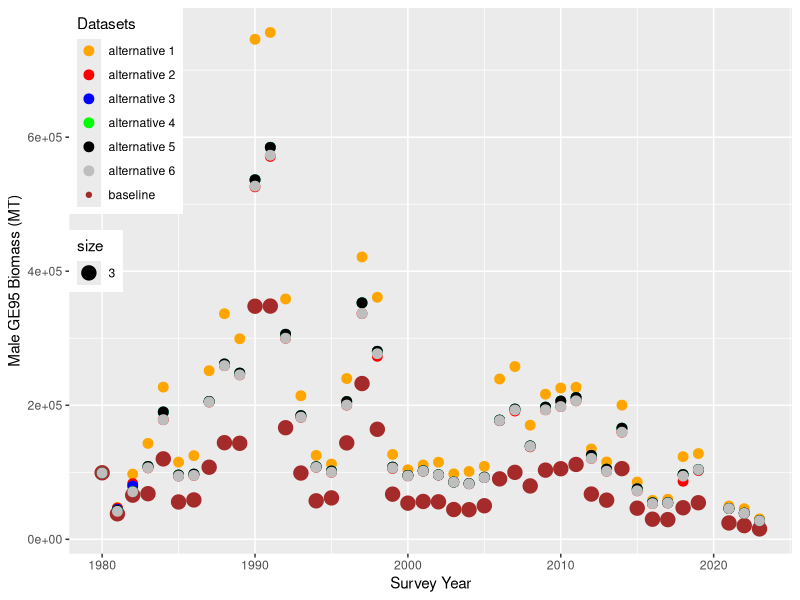
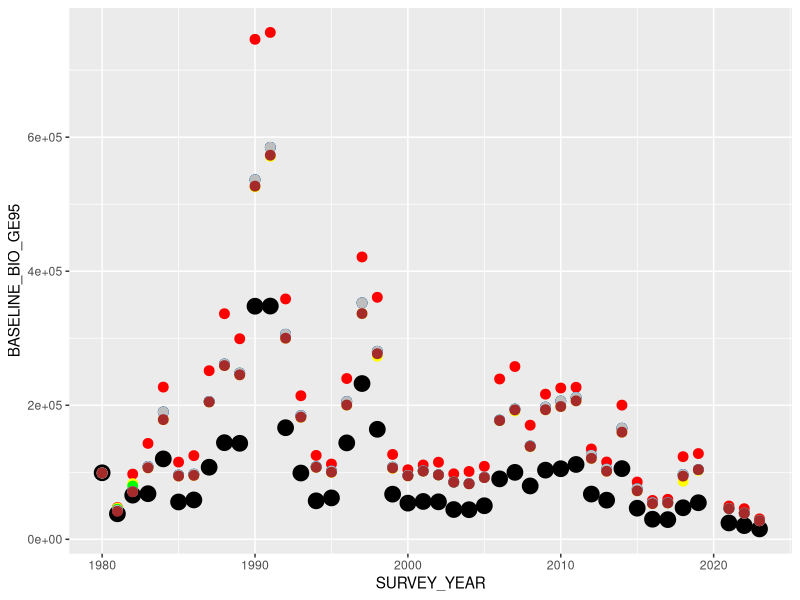
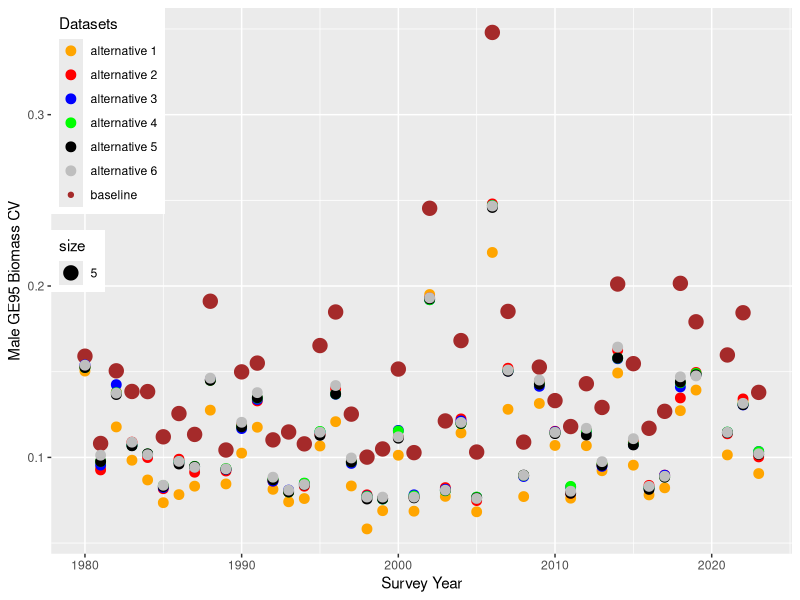
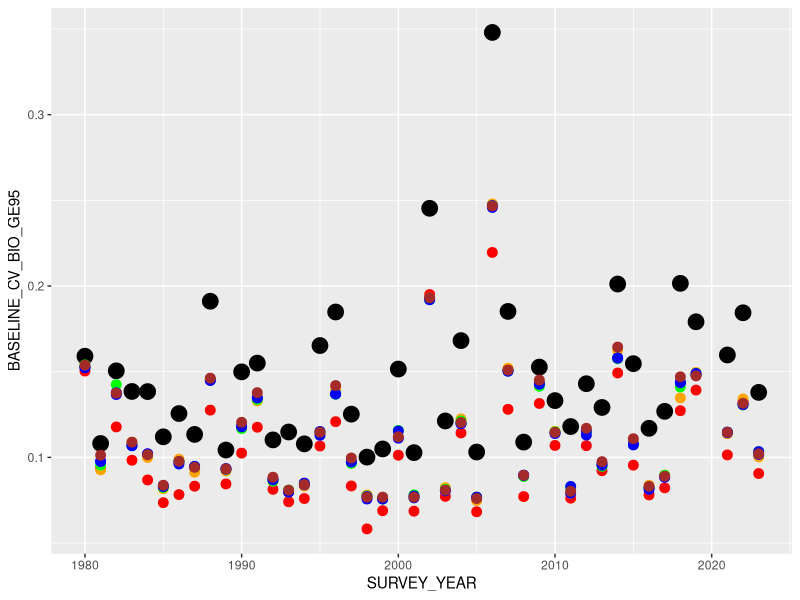
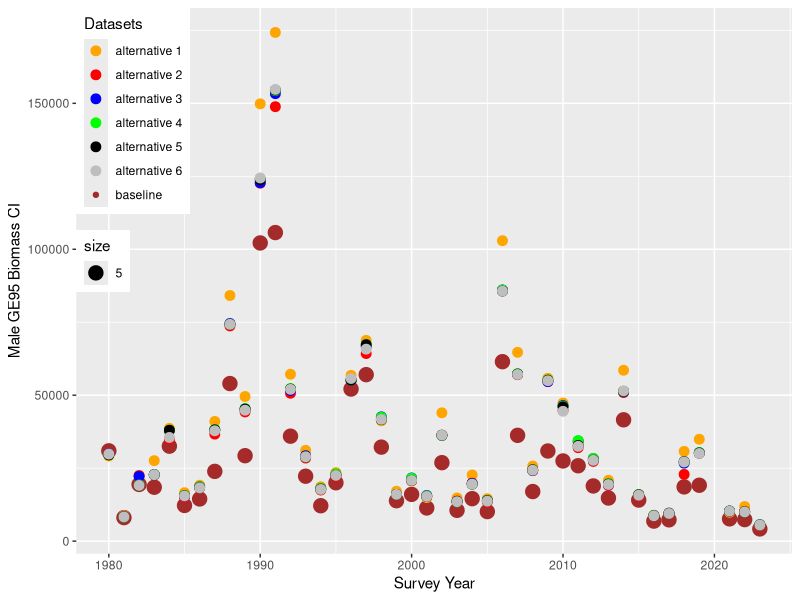
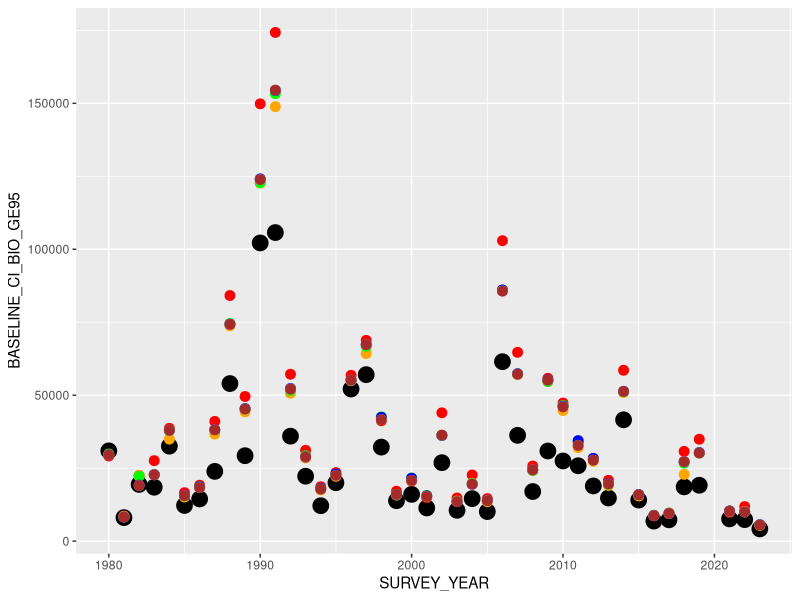

Generate these figures, in order, with R:
library(tidyverse)
library(ggplot2)
library(dplyr)

##### Import data
base_bio<-read_csv("./Data/EBS/co_bio_baseline.csv")
alt_1_bio<-read_csv("./Data/EBS/co_bio_alt_strata_1.csv")
alt_2_bio<-read_csv("./Data/EBS/co_bio_alt_strata_2.csv")
alt_3_bio<-read_csv("./Data/EBS/co_bio_alt_strata_3.csv")
alt_4_bio<-read_csv("./Data/EBS/co_bio_alt_strata_4.csv")
alt_5_bio<-read_csv("./Data/EBS/co_bio_alt_strata_5.csv")
alt_6_bio<-read_csv("./Data/EBS/co_bio_alt_strata_6.csv")

base_abun<-read_csv("./Data/EBS/co_abun_baseline.csv")
alt_1_abun<-read_csv("./Data/EBS/co_abun_alt_strata_1.csv")
alt_2_abun<-read_csv("./Data/EBS/co_abun_alt_strata_2.csv")
alt_3_abun<-read_csv("./Data/EBS/co_abun_alt_strata_3.csv")
alt_4_abun<-read_csv("./Data/EBS/co_abun_alt_strata_4.csv")
alt_5_abun<-read_csv("./Data/EBS/co_abun_alt_strata_5.csv")
alt_6_abun<-read_csv("./Data/EBS/co_abun_alt_strata_6.csv")

base_abun
######### Mature male biomass
base_bio %>%
  select(SURVEY_YEAR, BIOMASS_MALE_GE95, CV_BIOMASS_MALE_GE95, CI_BIOMASS_MALE_GE95) %>%
  rename_all(~c("SURVEY_YEAR", "BASELINE_BIO_GE95", "BASELINE_CV_BIO_GE95", "BASELINE_CI_BIO_GE95")) -> base_matbio
  
alt_1_bio %>% 
  select(BIOMASS_MALE_GE95, CV_BIOMASS_MALE_GE95, CI_BIOMASS_MALE_GE95) %>%
     rename_all(~c("ALT1_BIO_GE95", "ALT1_CV_BIO_GE95", "ALT1_CI_BIO_GE95"))-> alt_1_matbio

alt_2_bio %>% 
  select(BIOMASS_MALE_GE95, CV_BIOMASS_MALE_GE95, CI_BIOMASS_MALE_GE95) %>%
   rename_all(~c("ALT2_BIO_GE95", "ALT2_CV_BIO_GE95", "ALT2_CI_BIO_GE95"))-> alt_2_matbio

alt_3_bio %>% 
  select(BIOMASS_MALE_GE95, CV_BIOMASS_MALE_GE95, CI_BIOMASS_MALE_GE95) %>%
   rename_all(~c("ALT3_BIO_GE95", "ALT3_CV_BIO_GE95", "ALT3_CI_BIO_GE95"))-> alt_3_matbio

alt_4_bio %>% 
  select(BIOMASS_MALE_GE95, CV_BIOMASS_MALE_GE95, CI_BIOMASS_MALE_GE95) %>%
   rename_all(~c("ALT4_BIO_GE95", "ALT4_CV_BIO_GE95", "ALT4_CI_BIO_GE95"))-> alt_4_matbio

alt_5_bio %>% 
  select(BIOMASS_MALE_GE95, CV_BIOMASS_MALE_GE95, CI_BIOMASS_MALE_GE95) %>%
  rename_all(~c("ALT5_BIO_GE95", "ALT5_CV_BIO_GE95", "ALT5_CI_BIO_GE95"))-> alt_5_matbio

alt_6_bio %>% 
  select(BIOMASS_MALE_GE95, CV_BIOMASS_MALE_GE95, CI_BIOMASS_MALE_GE95) %>%
  rename_all(~c("ALT6_BIO_GE95", "ALT6_CV_BIO_GE95", "ALT6_CI_BIO_GE95"))-> alt_6_matbio

all_bio<-as.data.frame(cbind(base_matbio, alt_1_matbio, alt_2_matbio, alt_3_matbio, alt_4_matbio, alt_5_matbio, alt_6_matbio))
###########

base_abun %>%
  select(SURVEY_YEAR, NUM_MALE_GE95, CV_NUM_MALE_GE95, CI_NUM_MALE_GE95) %>%
  rename_all(~c("SURVEY_YEAR", "BASELINE_ABUN_GE95", "BASELINE_CV_ABUN_GE95","BASELINE_CI_ABUN_GE95")) -> base_matabun

alt_1_abun %>%
  select(NUM_MALE_GE95, CV_NUM_MALE_GE95, CI_NUM_MALE_GE95) %>%
  rename_all(~c("ALT1_ABUN_GE95", "ALT1_CV_ABUN_GE95","ALT1_CI_ABUN_GE95")) -> alt_1_matabun

alt_2_abun %>%
  select(NUM_MALE_GE95, CV_NUM_MALE_GE95, CI_NUM_MALE_GE95) %>%
  rename_all(~c("ALT2_ABUN_GE95", "ALT2_CV_ABUN_GE95","ALT2_CI_ABUN_GE95")) -> alt_2_matabun

alt_3_abun %>%
  select(NUM_MALE_GE95, CV_NUM_MALE_GE95, CI_NUM_MALE_GE95) %>%
  rename_all(~c("ALT3_ABUN_GE95", "ALT3_CV_ABUN_GE95","ALT3_CI_ABUN_GE95")) -> alt_3_matabun

alt_4_abun %>%
  select(NUM_MALE_GE95, CV_NUM_MALE_GE95, CI_NUM_MALE_GE95) %>%
  rename_all(~c("ALT4_ABUN_GE95", "ALT4_CV_ABUN_GE95","ALT4_CI_ABUN_GE95")) -> alt_4_matabun

alt_5_abun %>%
  select(NUM_MALE_GE95, CV_NUM_MALE_GE95, CI_NUM_MALE_GE95) %>%
  rename_all(~c("ALT5_ABUN_GE95", "ALT5_CV_ABUN_GE95","ALT5_CI_ABUN_GE95")) -> alt_5_matabun

alt_6_abun %>%
  select(NUM_MALE_GE95, CV_NUM_MALE_GE95, CI_NUM_MALE_GE95) %>%
  rename_all(~c("ALT6_ABUN_GE95", "ALT6_CV_ABUN_GE95","ALT6_CI_ABUN_GE95")) -> alt_6_matabun

all_abun<-as.data.frame(cbind(base_matabun, alt_1_matabun, alt_2_matabun, alt_3_matabun, alt_4_matabun, alt_5_matabun, alt_6_matabun))

################################ GE95 BIOMASS #########################################################################
names(all_bio)

ggplot(all_bio, aes(x=SURVEY_YEAR, y=BASELINE_BIO_GE95, color ="baseline", size = 3))+
  geom_point()+  
  geom_point(aes(y=ALT1_BIO_GE95, color = "alternative 1"), size = 3) +
  geom_point(aes(y=ALT2_BIO_GE95, color = "alternative 2"), size = 3)+
  geom_point(aes(y=ALT3_BIO_GE95, color = "alternative 3"), size = 3)+
  geom_point(aes(y=ALT4_BIO_GE95, color = "alternative 4"), size = 3)+
  geom_point(aes(y=ALT5_BIO_GE95, color = "alternative 5"), size = 3)+
  geom_point(aes(y=ALT6_BIO_GE95, color = "alternative 6"), size = 3)+
  labs(colour="Datasets",y="Male GE95 Biomass (MT)",x="Survey Year")+ 
  theme(legend.position = c(0, 1),legend.justification = c(0, 1))+
  scale_color_manual(values = c("orange","red", "blue", "green", "black", "grey","brown"))
  
  
  
  

ggplot(all_bio, aes(x=SURVEY_YEAR))+
  geom_point(aes(y=BASELINE_BIO_GE95), color ="black", size = 5) +
  geom_point(aes(y=ALT1_BIO_GE95), color = "red", size = 3) +
  geom_point(aes(y=ALT2_BIO_GE95), color = "yellow", size = 3)+
  geom_point(aes(y=ALT3_BIO_GE95), color = "green", size = 3)+
  geom_point(aes(y=ALT4_BIO_GE95), color = "blue", size = 3)+
  geom_point(aes(y=ALT5_BIO_GE95), color = "grey", size = 3)+
  geom_point(aes(y=ALT6_BIO_GE95), color = "brown", size = 3)

################################ GE95 BIOMASS CV #########################################################################
names(all_bio)

ggplot(all_bio, aes(x=SURVEY_YEAR, y=BASELINE_CV_BIO_GE95, color ="baseline", size = 5))+
  geom_point()+  
  geom_point(aes(y=ALT1_CV_BIO_GE95, color = "alternative 1"), size = 3) +
  geom_point(aes(y=ALT2_CV_BIO_GE95, color = "alternative 2"), size = 3)+
  geom_point(aes(y=ALT3_CV_BIO_GE95, color = "alternative 3"), size = 3)+
  geom_point(aes(y=ALT4_CV_BIO_GE95, color = "alternative 4"), size = 3)+
  geom_point(aes(y=ALT5_CV_BIO_GE95, color = "alternative 5"), size = 3)+
  geom_point(aes(y=ALT6_CV_BIO_GE95, color = "alternative 6"), size = 3)+
  labs(colour="Datasets",y="Male GE95 Biomass CV",x="Survey Year")+ 
  theme(legend.position = c(0, 1),legend.justification = c(0, 1))+
  scale_color_manual(values = c("orange","red", "blue", "green", "black","grey","brown"))


ggplot(all_bio, aes(x=SURVEY_YEAR))+
  geom_point(aes(y=BASELINE_CV_BIO_GE95), color ="black", size = 5) +
  geom_point(aes(y=ALT1_CV_BIO_GE95), color = "red", size = 3) +
  geom_point(aes(y=ALT2_CV_BIO_GE95), color = "orange", size = 3)+
  geom_point(aes(y=ALT3_CV_BIO_GE95), color = "green", size = 3)+
  geom_point(aes(y=ALT4_CV_BIO_GE95), color = "blue", size = 3)+
  geom_point(aes(y=ALT5_CV_BIO_GE95), color = "blue", size = 3)+
  geom_point(aes(y=ALT6_CV_BIO_GE95), color = "brown", size = 3)
  

################################ GE95 BIOMASS CI #########################################################################
names(all_bio)

ggplot(all_bio, aes(x=SURVEY_YEAR, y=BASELINE_CI_BIO_GE95, color ="baseline", size = 5))+
  geom_point()+  
  geom_point(aes(y=ALT1_CI_BIO_GE95, color = "alternative 1"), size = 3)+
  geom_point(aes(y=ALT2_CI_BIO_GE95, color = "alternative 2"), size = 3)+
  geom_point(aes(y=ALT3_CI_BIO_GE95, color = "alternative 3"), size = 3)+
  geom_point(aes(y=ALT4_CI_BIO_GE95, color = "alternative 4"), size = 3)+
  geom_point(aes(y=ALT5_CI_BIO_GE95, color = "alternative 5"), size = 3)+
  geom_point(aes(y=ALT6_CI_BIO_GE95, color = "alternative 6"), size = 3)+
  labs(colour="Datasets",y="Male GE95 Biomass CI",x="Survey Year")+ 
  theme(legend.position = c(0, 1),legend.justification = c(0, 1))+
  scale_color_manual(values = c("orange","red", "blue", "green", "black", "grey","brown"))


ggplot(all_bio, aes(x=SURVEY_YEAR))+
  geom_point(aes(y=BASELINE_CI_BIO_GE95), color ="black", size = 5)+
  geom_point(aes(y=ALT1_CI_BIO_GE95), color = "red", size = 3)+
  geom_point(aes(y=ALT2_CI_BIO_GE95), color = "orange", size = 3)+
  geom_point(aes(y=ALT3_CI_BIO_GE95), color = "green", size = 3)+
  geom_point(aes(y=ALT4_CI_BIO_GE95), color = "blue", size = 3)+
  geom_point(aes(y=ALT5_CI_BIO_GE95), color = "grey", size = 3)+
  geom_point(aes(y=ALT5_CI_BIO_GE95), color = "brown", size = 3)

###########################################################################################################################
#################################### calculate averages for each group/column  across all years############################


all_bio %>%
  select(where(is.numeric)) %>% 
  colMeans(na.rm = TRUE) -> all_bio_avgs

all_abun %>%
  select(where(is.numeric)) %>% 
  colMeans(na.rm = TRUE) -> all_abun_avgs

all_bio %>%
  select(BASELINE_CV_BIO_GE95,ALT1_CV_BIO_GE95,ALT2_CV_BIO_GE95,ALT3_CV_BIO_GE95,ALT4_CV_BIO_GE95,ALT5_CV_BIO_GE95,ALT6_CV_BIO_GE95) %>% 
  colMeans(na.rm = TRUE) %>%
  as.matrix()-> bio_cv_avgs

bio_cv_avgs




  

#################################### Deprecated method ###################################################################
#all_bio %>%
#  select(where(is.numeric)) %>%
# summarise(across(everything(), 
#                  mean,
#                  na.rm = TRUE)) ->all_bio_avgs
#all_bio_avgs
